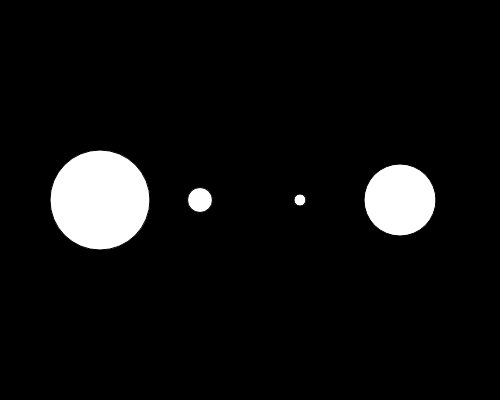
Frame 1 (no input)
Frame 60 (no input): identical to frame 1, image omitted
Frame 120 (the mouse pressed at the canvas centre since frame 60): identical to frame 1, image omitted

The p5.js sketch that drew this single still picture (run headless with seeded random() and noise() and a simulated clock; from frame 60 on, the mouse is pressed at the canvas centre):

// p5.js sketch
// ── sketch.js
let num = 23;
let nums = [100, 25, 12, 72]; //elements order 0, 1 ,2 ,3

function setup() {
  createCanvas(500, 400);
}

function draw() {
  background(0);

  ellipse(100, 200, nums[0], nums[0]);
  ellipse(200, 200, nums[1], nums[1]);
  ellipse(300, 200, nums[2], nums[2]);
  ellipse(400, 200, nums[3], nums[3]);

}

// ── sketch copy.js
let words = ["axolotl", "dog", "panda", "penguin"];

let index = 0;

function setup() {
  createCanvas(500, 400);
}

function draw() {
  background(0);
  fill(255);
  textSize(32);
  text(words[index], 12, 200);

}

function mousePressed(){
  index = index + 1;

  if (index >= words.length) {
    index = 0;
  }
}
// ── style.css
html, body {
  margin: 0;
  padding: 0;
  background-color: darkgrey
}

canvas {
  display: block;
}
